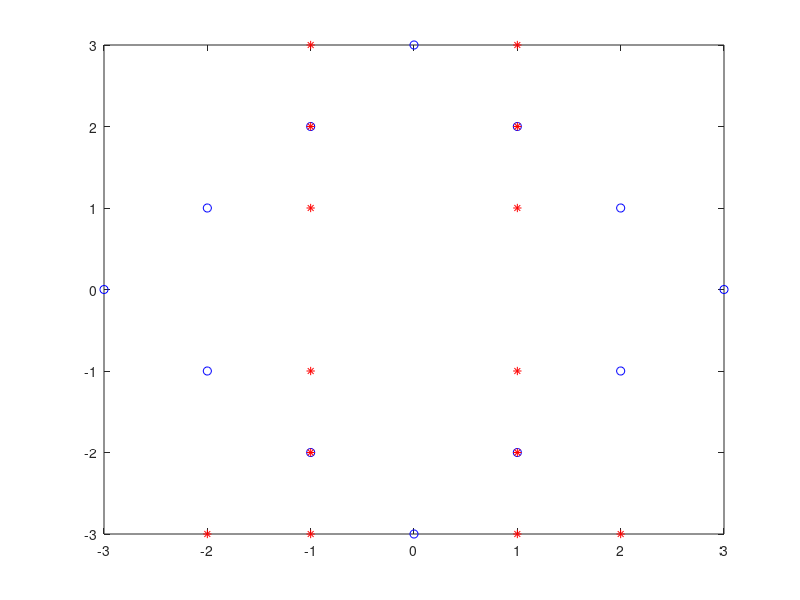

Write MATLAB code to recreate this figure. (Note: this script raises an error after producing the figure.)
close all
clear

% initial
p0 = [0,3;-1,2;
    1,2;-2,1;
    2,1;-3,0;
    3,0;-2,-1;
    2,-1;-1,-2;
    1,-2;0,-3;];
p1 = [-1,3;1,3;
    -1,2;1,2;
    -1,1;1,1;
    -1,-1;1,-1;
    -1,-2;1,-2;
    -1,-3;1,-3;
    -2,-3;2,-3;];
figure
plot(p0(:,1),p0(:,2),'bo',p1(:,1),p1(:,2),'r*');hold on
% cost matrix
for i=1:size(p1,1)
    A(i,:) = sum((p0-p1(i,:)).*(p0-p1(i,:)),2)'.^0.5;
end
% hungarian
[assign,cost] = munkres(A);
% assign
for i=1:size(p1,1)
    if assign(i)
        plot([p0(assign(i),1),p1(i,1)],[p0(assign(i),2),p1(i,2)]);
    end
end